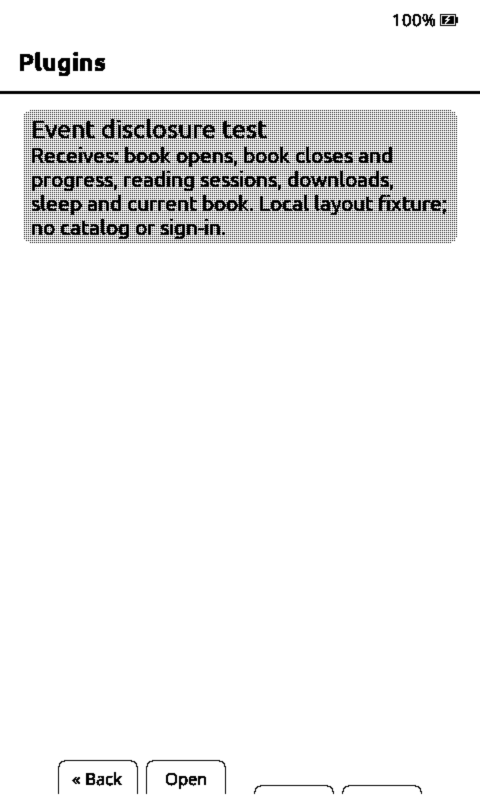
#> input picture test/plugin_picker_layout/fixtures/picker.png, 960 x 1600 px (shown at 1/2 size)
$ python check-css-pixels.py ../../../test/plugin_picker_layout/fixtures/picker.png ../../../test/plugin_picker_layout/fixtures/picker.png
#> lines starting #> are read from the running program, lines starting #| are printed output that depends on the picture; after the words box and inside, x2 and y2 are one past the last pixel; in counts of white or black regions, pixels touching at a corner belong together
from pathlib import Path
import json
import sys
import numpy as np
from PIL import Image

out = Path(__file__).resolve().parent
name, expected = sys.argv[1], sys.argv[2] == 'fixed'
image = np.asarray(Image.open(out / name).convert('L'))[:700] < 128
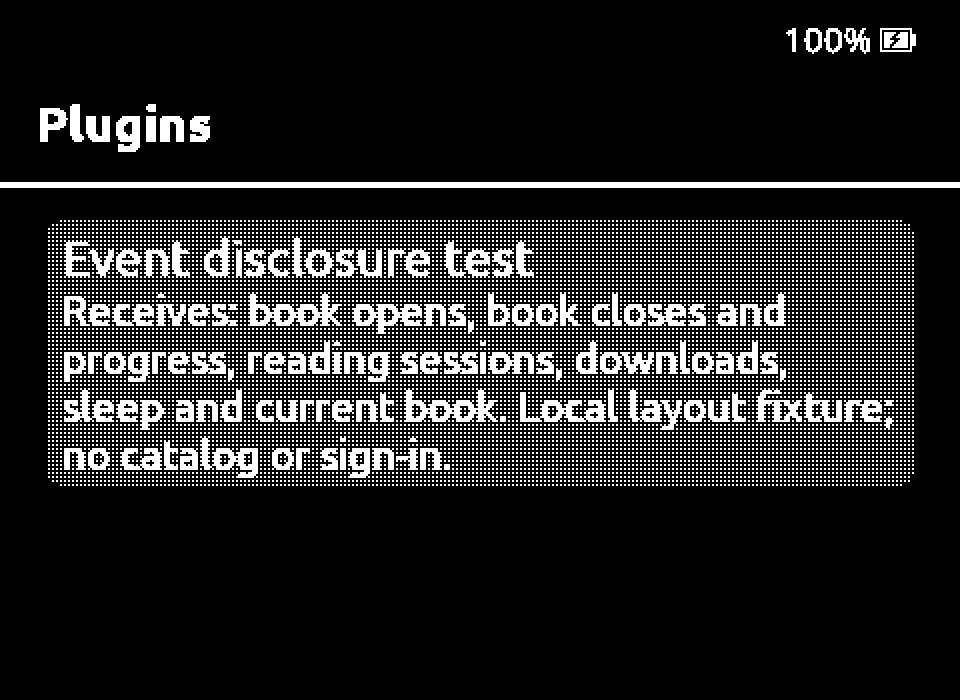
#> image: shape (700, 960) bool; 14.5% white; 10263 white regions (10126 under 20 px), largest, box (x1, y1, x2, y2) and area: (0, 182, 960, 188) 5760, (248, 292, 342, 326) 1592, (404, 388, 498, 422) 1592
ys = np.where(image.any(axis=1))[0]
#> ys = 314 values from 28 to 485
groups = np.split(ys, np.where(np.diff(ys) > 5)[0] + 1)
#> groups = 4 items
#> (the run stopped early here; a loop or call above may not have finished)
